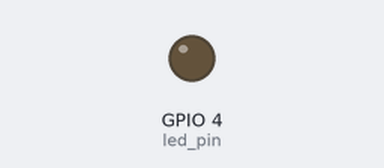
Bench run of a program on a simulated Raspberry Pi (BCM pin numbers). On the bench: output pins drawn as LEDs (lit = HIGH). At 2.0 s the program stops and its outputs stay as they are.

Above: at 0.05 s.
At 0.15 s:
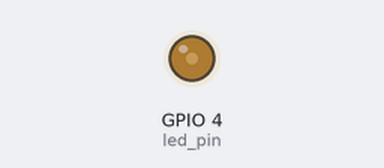
Timing chart, 0 to 3.0 s (numbered marks = the images above):
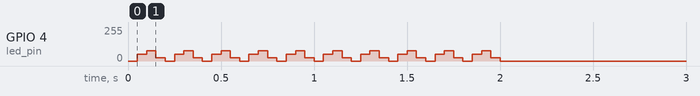

The program:

led_change_duty_cycle.py
```python
import RPi.GPIO as GPIO
import time

GPIO.setmode(GPIO.BCM)

led_pin = 4
GPIO.setup(led_pin, GPIO.OUT)

#GPIO.setwarnings(False)

led1 = GPIO.PWM(led_pin, 50) #50Hz
led1.start(0)

for loop in range(10):
    for i in range(0,30,20):
        led1.ChangeDutyCycle(i)
        time.sleep(0.05)

    for i in range(30,0,-20):
        led1.ChangeDutyCycle(i)
        time.sleep(0.05)

led1.stop()
GPIO.cleanup()
```

Measured:
- by itself, GPIO 4 (led_pin): repeats every 0.20 s: 77/255 0.05 s, 26/255 0.05 s, 0/255 0.05 s, 51/255 0.05 s, until it stays 0/255 from 2.0 s
